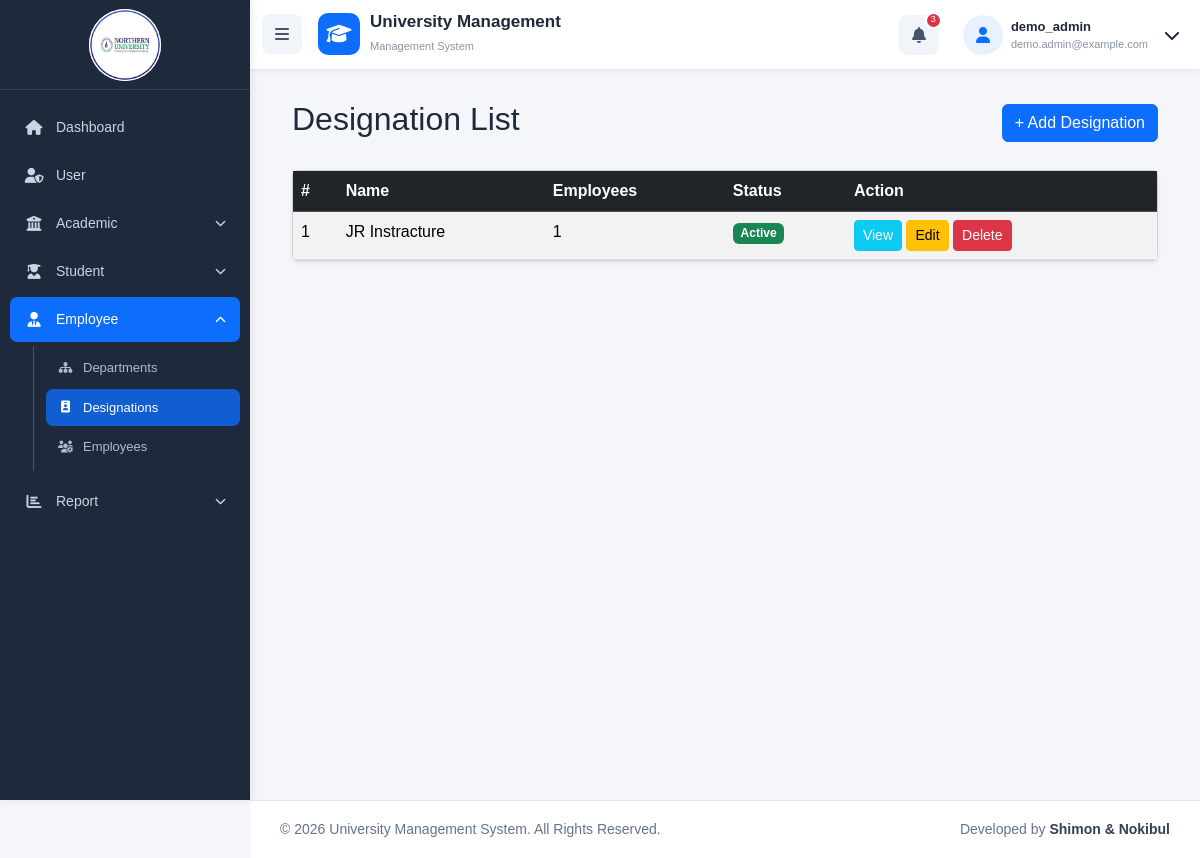
Page /designations/index.php (signed in) on the committed database.
### tables this page shows
CREATE TABLE `employee_designations` (
  `id` bigint UNSIGNED NOT NULL,
  `name` varchar(255) NOT NULL,
  `status` int NOT NULL DEFAULT '1' COMMENT '1=Active,0=Inactive',
  `created_at` timestamp NULL DEFAULT NULL,
  `updated_at` timestamp NULL DEFAULT NULL
);

### designations/index.php (the view, shortened to what this page needs)
<?php
require_once '../config/database.php';
$result = mysqli_query($conn, 'SELECT d.*,(SELECT COUNT(*) FROM employees e WHERE e.designation_id=d.id) employee_count FROM employee_designations d ORDER BY d.id DESC');
require_once '../includes/header.php';
require_once '../includes/navbar.php'; ?>
<div class="main-content">
    <div class="container-fluid">
        <div class="d-flex justify-content-between align-items-center mb-4">
            <h2>Designation List</h2><a class="btn btn-primary" href="create.php">+ Add Designation</a>
        </div><div class="card shadow-sm">
            <div class="card-body p-0 table-responsive">
                <table class="table table-striped table-hover mb-0">
                    <thead class="table-dark">
                        <tr>
                            <th>#</th>
                            <th>Name</th>
                            <th>Employees</th>
                            <th>Status</th>
                            <th>Action</th>
                        </tr>
                    </thead>
                    <tbody><?php $i = 1;
                            if ($result && mysqli_num_rows($result)): while ($row = mysqli_fetch_assoc($result)): ?><tr>
                                    <td><?= $i++ ?></td>
                                    <td><?= htmlspecialchars($row['name']) ?></td>
                                    <td><?= (int)$row['employee_count'] ?></td>
                                    <td><span class="badge bg-<?= $row['status'] == 1 ? 'success' : 'secondary' ?>"><?= $row['status'] == 1 ? 'Active' : 'Inactive' ?></span></td>
                                    <td class="text-nowrap"><a class="btn btn-sm btn-info text-white" href="view.php?id=<?= $row['id'] ?>">View</a> <a class="btn btn-sm btn-warning" href="edit.php?id=<?= $row['id'] ?>">Edit</a>
                                        <form class="d-inline" method="post" action="delete.php" onsubmit="return confirm('Delete this designation?')"><button class="btn btn-sm btn-danger">Delete</button></form>
                                    </td>
                                </tr><?php endwhile;
                                else: ?><tr>
                                <td colspan="5" class="text-center py-4">No designations found.</td>
                            </tr><?php endif; ?></tbody>
                </table>
            </div>
        </div>
    </div>
</div><?php require_once '../includes/footer.php'; ?>

### css/style.css (style rules this page uses)
* { box-sizing: border-box; }
body { margin: 0; background: #f5f6fa; font-family: Arial, sans-serif; min-height: 100vh; color: #1e293b; }
.main-content { margin-left: 250px; padding: 30px; padding-top: 100px; min-height: 100vh; box-sizing: border-box; }

### rows in the picture
employee_designations: name "JR Instracture", employee_count "1", status "Active"

### other values in the picture
$_SESSION['username'] "demo_admin"
$_SESSION['user_email'] "demo.admin@example.com"
